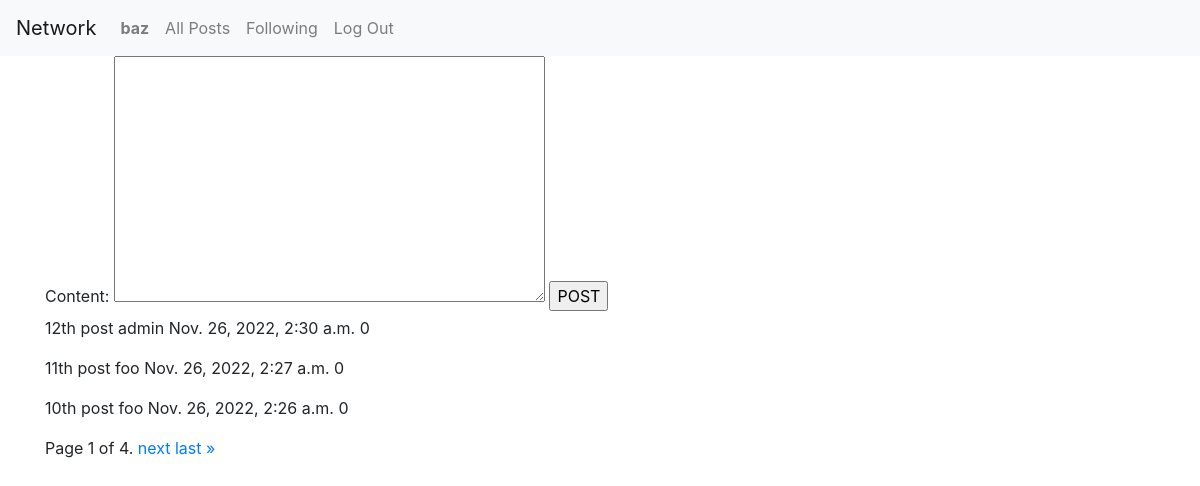
Page / (signed in) on the committed database.
### network/models.py (models this page shows, shortened)
class User(AbstractUser):
    following = models.ManyToManyField('User', blank=True, related_name='followers')

class Post(models.Model):
    content = models.TextField()
    poster = models.ForeignKey('User', on_delete=models.SET_NULL, null=True, related_name="own_posts")
    creation_date = models.DateTimeField(auto_now_add=True)
    def get_likes(self):
        return self.likes.all().count()
    def get_posts(type, user=None):
        posts = Post.objects.all().order_by('-creation_date')
        if type == 'ALL': return posts
        if type == 'USER': return posts.filter(poster=user)
        if type == 'FOLLOWING': return posts.filter(poster__in=user.following.all())

### network/views.py (the view)
# urls.py: path("", views.index, name="index"),
def index(request, posts=None):
    if posts: pass
    else: posts = Post.get_posts(type='ALL')
    items_per_page = 3
    pages = Paginator(posts, items_per_page)
    page_number = request.GET.get('page')
    page_obj = pages.get_page(page_number)
    return render(request, "network/index.html", {
        'form': PostForm(),
        'page_obj': page_obj,
    })

### network/forms.py
class PostForm(ModelForm):
    class Meta:
        model = Post
        fields = ['content',]

### network/templates/network/index.html (shortened to what this page needs)
{% extends "network/layout.html" %}
{% load static %}
{% block body %}
    {% if user.is_authenticated %}
        <div id="new_post">
            <form action="{% url 'create_post' %}" method="POST">
                {{ form }}
                <input type="submit" value="POST">
            </form>
        </div>
    {% endif %}
    {% for post in page_obj %}
        <p>
            {{ post.content }}
            {{ post.poster }}
            {{ post.creation_date }}
            {{ post.get_likes }}
        </p>
    {% endfor %}
    <div class="pagination">
        <span class="step-links">
            <span class="current">
                Page {{ page_obj.number }} of {{ page_obj.paginator.num_pages }}.
            </span>
            {% if page_obj.has_next %}
                <a href="?page={{ page_obj.next_page_number }}">next</a>
                <a href="?page={{ page_obj.paginator.num_pages }}">last &raquo;</a>
            {% endif %}
        </span>
    </div>
{% endblock %}

### network/templates/network/layout.html (shortened to what this page needs)
{% load static %}
<!DOCTYPE html>
<html lang="en">
    <head>
        <link rel="stylesheet" href="https://stackpath.bootstrapcdn.com/bootstrap/4.4.1/css/bootstrap.min.css">
        <link href="{% static 'network/styles.css' %}" rel="stylesheet">
    </head>
    <body>
        <nav class="navbar navbar-expand-lg navbar-light bg-light">
            <a class="navbar-brand" href="#">Network</a>
            <div>
              <ul class="navbar-nav mr-auto">
                {% if user.is_authenticated %}
                    <li class="nav-item">
                        <a class="nav-link" href="{% url 'profile_page' user.username %}"><strong>{{ user.username }}</strong></a>
                    </li>
                {% endif %}
                <li class="nav-item">
                  <a class="nav-link" href="{% url 'index' %}">All Posts</a>
                </li>
                {% if user.is_authenticated %}
                    <li class="nav-item">
                        <a class="nav-link" href="{% url 'following' %}">Following</a>
                    </li>
                    <li class="nav-item">
                        <a class="nav-link" href="{% url 'logout' %}">Log Out</a>
                    </li>
                {% endif %}
              </ul>
            </div>
          </nav>
        <div class="body container">
            {% block body %}
            {% endblock %}
        </div>
    </body>
</html>

### rows in the picture
User: username "baz"
Post: content "12th post", poster "admin", creation_date "Nov. 26, 2022, 2:30 a.m.", get_likes "0"
Post: content "11th post", poster "foo", creation_date "Nov. 26, 2022, 2:27 a.m.", get_likes "0"
Post: content "10th post", poster "foo", creation_date "Nov. 26, 2022, 2:26 a.m.", get_likes "0"

### other values in the picture
{{ page_obj.number }} "1"
{{ page_obj.paginator.num_pages }} "4"
